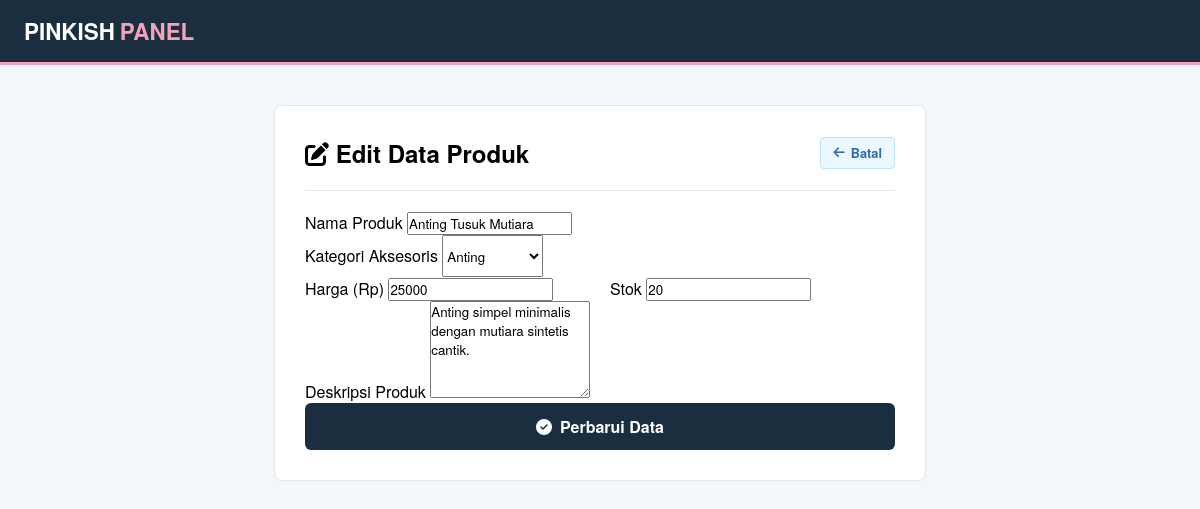
/web_dinamis/edit.php?id=2 (signed in), run on the app's committed database.
### tables this page shows
CREATE TABLE `produk` (
  `id_produk` int(11) NOT NULL,
  `nama_produk` varchar(100) NOT NULL,
  `id_kategori` int(11) DEFAULT NULL,
  `harga` int(11) NOT NULL,
  `stok` int(11) NOT NULL,
  `gambar` varchar(255) DEFAULT NULL,
  `deskripsi` text DEFAULT NULL
);

CREATE TABLE `kategori` (
  `id_kategori` int(11) NOT NULL,
  `nama_kategori` varchar(50) NOT NULL
);

### web_dinamis/edit.php (the view, shortened to what this page needs)
<?php
include 'koneksi.php';
$id = isset($_GET['id']) ? intval($_GET['id']) : 0;
$query_prod = "SELECT * FROM produk WHERE id_produk = $id";
$result_prod = mysqli_query($koneksi, $query_prod);
$data = mysqli_fetch_assoc($result_prod);
$query_kat = "SELECT * FROM kategori";
$result_kat = mysqli_query($koneksi, $query_kat);
?>
<!DOCTYPE html>
<html lang="id">
<head>
    <link rel="stylesheet" href="assets/css/style.css">
    <link rel="stylesheet" href="https://cdnjs.cloudflare.com/ajax/libs/font-awesome/6.4.0/css/all.min.css">
</head>
<body class="bg-dashboard">
    <div class="dash-nav">
        <div class="dash-nav-container">
            <div class="dash-logo"><a href="dashboard.php">PINKISH<span>PANEL</span></a></div>
        </div>
    </div>
    <div class="dash-container" style="max-width: 700px; margin-top: 40px;">
        <div class="table-container" style="width: 100%; padding: 30px;">
            <div class="table-header" style="padding: 0 0 20px 0; margin-bottom: 20px;">
                <h2><i class="fa-solid fa-pen-to-square"></i> Edit Data Produk</h2>
                <a href="dashboard.php" class="btn-action btn-edit"><i class="fa-solid fa-arrow-left"></i> Batal</a>
            </div>
            <form action="" method="POST">
                <div class="form-group">
                    <label>Nama Produk</label>
                    <input type="text" name="nama_produk" class="form-control" value="<?php echo $data['nama_produk']; ?>" required>
                </div>
                <div class="form-group">
                    <label>Kategori Aksesoris</label>
                    <select name="id_kategori" class="form-control" style="height: 42px;" required>
                        <?php while($kat = mysqli_fetch_assoc($result_kat)): ?>
                            <option value="<?php echo $kat['id_kategori']; ?>" <?php echo ($kat['id_kategori'] == $data['id_kategori']) ? 'selected' : ''; ?>>
                                <?php echo $kat['nama_kategori']; ?>
                            </option>
                        <?php endwhile; ?>
                    </select>
                </div>
                <div class="form-group" style="display: flex; gap: 20px;">
                    <div style="flex: 1;">
                        <label>Harga (Rp)</label>
                        <input type="number" name="harga" class="form-control" value="<?php echo $data['harga']; ?>" required min="0">
                    </div>
                    <div style="flex: 1;">
                        <label>Stok</label>
                        <input type="number" name="stok" class="form-control" value="<?php echo $data['stok']; ?>" required min="0">
                    </div>
                </div>
                <div class="form-group">
                    <label>Deskripsi Produk</label>
                    <textarea name="deskripsi" class="form-control" rows="5" required><?php echo $data['deskripsi']; ?></textarea>
                </div>
                <button type="submit" name="update" class="btn-tambah" style="width: 100%; justify-content: center; padding: 12px; font-size: 1rem; border: none; cursor: pointer; background-color: #1A2E40; color: #fff;">
                    <i class="fa-solid fa-circle-check"></i> Perbarui Data
                </button>
            </form>
        </div>
    </div>
</body>
</html>

### web_dinamis/assets/css/style.css (style rules this page uses)
* { margin: 0; padding: 0; box-sizing: border-box; font-family: 'Helvetica Neue', Helvetica, Arial, sans-serif; }
body { background-color: #FFFFFF; color: #000000; }
.bg-dashboard { background-color: #F4F7F9; }
.dash-nav { background-color: #1A2E40; border-bottom: 3px solid #F3A3B7; padding: 15px 0; color: #FFFFFF; }
.dash-nav-container { max-width: 1400px; margin: 0 auto; display: flex; justify-content: space-between; align-items: center; padding: 0 24px; }
.dash-logo a { font-size: 1.4rem; font-weight: 900; color: #FFFFFF; text-decoration: none; }
.dash-logo span { color: #F3A3B7; margin-left: 5px; }
.dash-container { max-width: 1400px; margin: 30px auto; display: flex; padding: 0 24px; gap: 30px; }
.table-container { background: #FFFFFF; border: 1px solid #E2E8F0; border-radius: 8px; overflow: hidden; }
.table-header { display: flex; justify-content: space-between; align-items: center; padding: 20px; border-bottom: 1px solid #E2E8F0; }
.btn-tambah { background-color: #F3A3B7; color: #1A2E40; padding: 10px 16px; border-radius: 6px; text-decoration: none; font-weight: bold; font-size: 0.85rem; display: inline-flex; align-items: center; gap: 8px; }
.btn-action { padding: 6px 12px; border-radius: 4px; font-size: 0.8rem; font-weight: bold; text-decoration: none; display: inline-flex; align-items: center; gap: 6px; }
.btn-edit { background-color: #EBF8FF; color: #2B6CB0; border: 1px solid #BEE3F8; }

### data on the page
produk: nama_produk "Anting Tusuk Mutiara", id_kategori "Anting", harga "25000", stok "20", deskripsi "Anting simpel minimalis dengan mutiara sintetis cantik."
